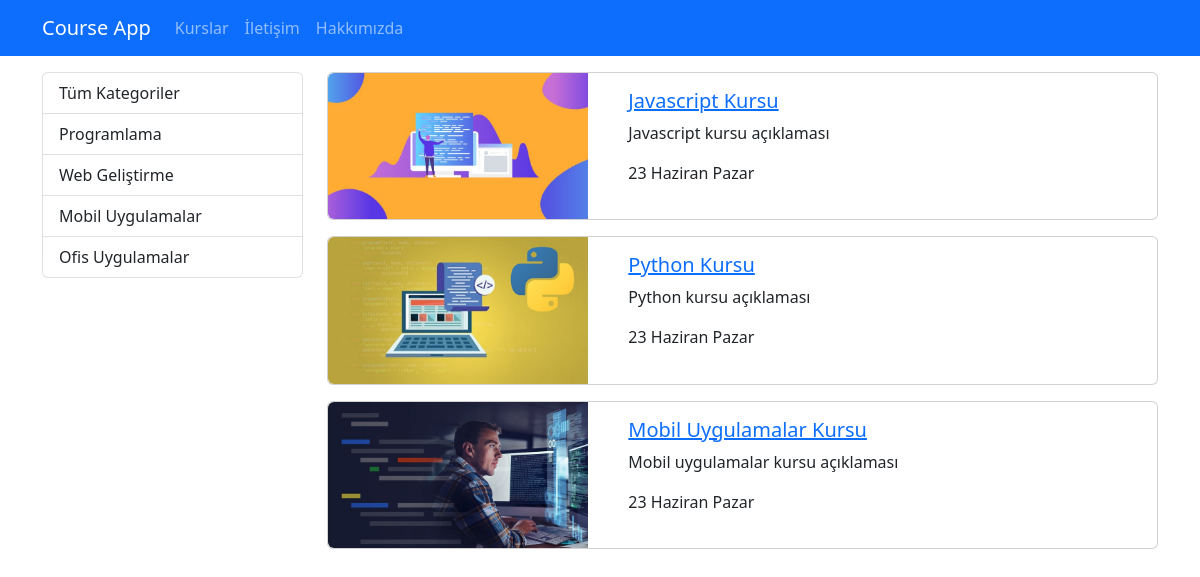
Before: /kurslar/ with the older database file.
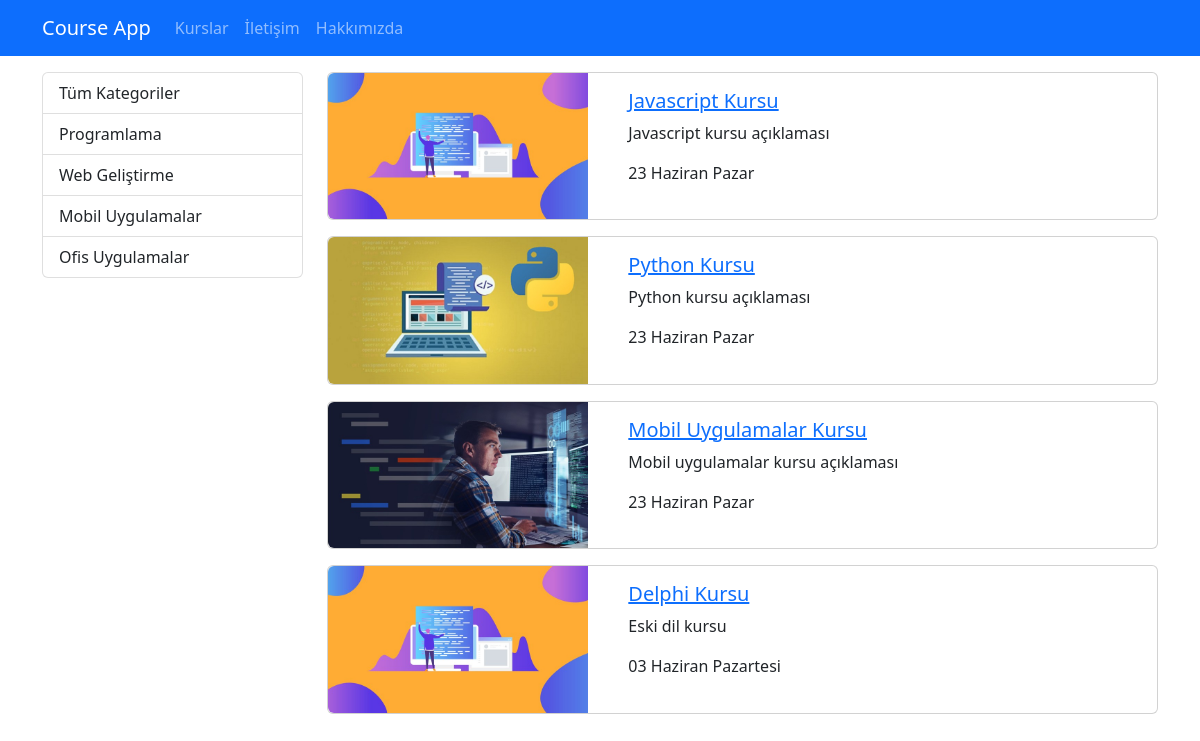
After: the same page with the newer database file.
### djangoapp/models.py (models this page shows, shortened)
class Category(models.Model):
    name = models.CharField(max_length=40)
    slug = models.SlugField(default="",null=False,unique=True,db_index=True, max_length=50)

class Course(models.Model):
    title = models.CharField(max_length=50)
    description = models.TextField()
    imageUrl = models.CharField(max_length=50, blank=False)
    date = models.DateField(auto_now=True)
    isActive = models.BooleanField()
    slug = models.SlugField(default="",blank=True, null=False, unique=True, db_index=True)
    category = models.ForeignKey(Category,default=1, on_delete=models.CASCADE)

### djangoapp/views.py (the view)
# urls.py: path('', views.index),
def index(request):
    kurslar = Course.objects.filter(isActive=1)
    kategoriler = Category.objects.all()
    return render(request, 'courses/index.html', {
        'categories' : kategoriler,
        'courses' : kurslar
    }
    )

### djangoapp/templates/courses/index.html (shortened to what this page needs)
{% extends "layout.html" %}
{% load static %}
{% block css_files %}
    <link rel="stylesheet" href="{% static 'courses/css/style.css' %}">
    <link rel="stylesheet" href="https://cdnjs.cloudflare.com/ajax/libs/font-awesome/6.5.2/css/all.min.css"/>
{% endblock css_files %}
{% block content %}
<div class="container mt-3">
    <div class="row">
        <div class="col-3">
            {% include 'courses/partials/_categories.html' %}
        </div>
        <div class="col-9">
            {% for course in courses %}
                {% include 'courses/partials/_course.html' %}
            {% endfor %}
        </div>
    </div>
</div>
{% endblock content %}

### djangoapp/templates/courses/partials/_categories.html
<div class="list-group">
    <a href="/kurslar" class="list-group-item list-group-item-action">Tüm Kategoriler</a>
    {% for category in categories %}
        <a href="{% url 'courses_by_category' category.slug %}"
        class="list-group-item list-group-item-action {% if seciliKategori == category.slug %}active{% endif %}">
        {{ category.name|title }}
    </a>
    {% endfor %}
</div>

### djangoapp/templates/courses/partials/_course.html
{% load static %}
<div class="card mb-3">
    <div class="row">
        <div class="col-4">
            <img class="img-fluid rounded-start" src="{% static "courses/img/"|add:course.imageUrl %}" alt="{{ course.title }}">
        </div>
        <div class="col-8">
            <div class="card-body">
                <h5 class="card-title">
                    <a href="{% url 'course_details' course.slug %}">
                    {{ course.title|title }}
                    </a>
                </h5>
                <p class="card-text">{{ course.description|capfirst|truncatechars:40 }}</p>
                <p>{{ course.date|date:"d F l"}}</p>
            </div>
        </div>
    </div>
</div>

Changed rows visible on the page:
added Course: imageUrl (picture), title "Delphi Kursu", description "Eski dil kursu", date "03 Haziran Pazartesi"
